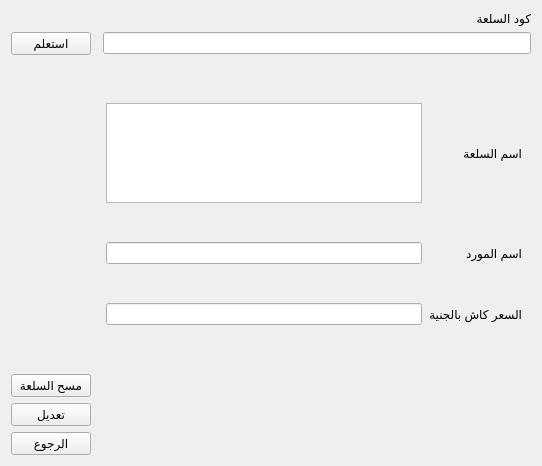
<?xml version="1.0" encoding="UTF-8"?>
<ui version="4.0">
 <class>InqueryDialog</class>
 <widget class="QWidget" name="InqueryDialog">
  <property name="windowModality">
   <enum>Qt::NonModal</enum>
  </property>
  <property name="geometry">
   <rect>
    <x>0</x>
    <y>0</y>
    <width>542</width>
    <height>466</height>
   </rect>
  </property>
  <property name="windowTitle">
   <string>استعلام و تعديل</string>
  </property>
  <layout class="QGridLayout" name="gridLayout">
   <item row="3" column="2" colspan="2">
    <widget class="QWidget" name="infoWidget" native="true">
     <layout class="QGridLayout" name="gridLayout_2">
      <item row="0" column="0">
       <widget class="QTextEdit" name="productNameTextEdit">
        <property name="maximumSize">
         <size>
          <width>16777215</width>
          <height>100</height>
         </size>
        </property>
       </widget>
      </item>
      <item row="0" column="1">
       <widget class="QLabel" name="label_2">
        <property name="text">
         <string>اسم السلعة</string>
        </property>
       </widget>
      </item>
      <item row="1" column="0">
       <widget class="QLineEdit" name="ProviderNameLineEdit"/>
      </item>
      <item row="1" column="1">
       <widget class="QLabel" name="label_3">
        <property name="text">
         <string>اسم المورد</string>
        </property>
       </widget>
      </item>
      <item row="2" column="1">
       <widget class="QLabel" name="label_4">
        <property name="text">
         <string>السعر كاش بالجنية</string>
        </property>
       </widget>
      </item>
      <item row="2" column="0">
       <widget class="QLineEdit" name="priceLineEdit"/>
      </item>
     </layout>
    </widget>
   </item>
   <item row="1" column="3">
    <widget class="QLabel" name="label">
     <property name="maximumSize">
      <size>
       <width>16777215</width>
       <height>50</height>
      </size>
     </property>
     <property name="text">
      <string>كود السلعة</string>
     </property>
    </widget>
   </item>
   <item row="6" column="1">
    <widget class="QPushButton" name="backButton">
     <property name="text">
      <string>الرجوع</string>
     </property>
    </widget>
   </item>
   <item row="2" column="3">
    <widget class="QLineEdit" name="IDlineEdit"/>
   </item>
   <item row="2" column="1">
    <widget class="QPushButton" name="inqueryButton">
     <property name="text">
      <string>استعلم</string>
     </property>
    </widget>
   </item>
   <item row="5" column="1">
    <widget class="QPushButton" name="editButton">
     <property name="text">
      <string>تعديل</string>
     </property>
    </widget>
   </item>
   <item row="4" column="1">
    <widget class="QPushButton" name="deleteButton">
     <property name="text">
      <string>مسح السلعة</string>
     </property>
    </widget>
   </item>
  </layout>
  <action name="actionInquery">
   <property name="text">
    <string>inquery</string>
   </property>
  </action>
  <action name="actionEdit">
   <property name="text">
    <string>edit</string>
   </property>
  </action>
  <action name="actionBack">
   <property name="text">
    <string>back</string>
   </property>
  </action>
  <action name="actionDelete">
   <property name="text">
    <string>delete</string>
   </property>
  </action>
 </widget>
 <resources/>
 <connections>
  <connection>
   <sender>inqueryButton</sender>
   <signal>clicked()</signal>
   <receiver>actionInquery</receiver>
   <slot>trigger()</slot>
   <hints>
    <hint type="sourcelabel">
     <x>46</x>
     <y>39</y>
    </hint>
    <hint type="destinationlabel">
     <x>-1</x>
     <y>-1</y>
    </hint>
   </hints>
  </connection>
  <connection>
   <sender>editButton</sender>
   <signal>clicked()</signal>
   <receiver>actionEdit</receiver>
   <slot>trigger()</slot>
   <hints>
    <hint type="sourcelabel">
     <x>46</x>
     <y>445</y>
    </hint>
    <hint type="destinationlabel">
     <x>-1</x>
     <y>-1</y>
    </hint>
   </hints>
  </connection>
  <connection>
   <sender>backButton</sender>
   <signal>clicked()</signal>
   <receiver>actionBack</receiver>
   <slot>trigger()</slot>
   <hints>
    <hint type="sourcelabel">
     <x>46</x>
     <y>445</y>
    </hint>
    <hint type="destinationlabel">
     <x>-1</x>
     <y>-1</y>
    </hint>
   </hints>
  </connection>
  <connection>
   <sender>deleteButton</sender>
   <signal>clicked()</signal>
   <receiver>actionDelete</receiver>
   <slot>trigger()</slot>
   <hints>
    <hint type="sourcelabel">
     <x>46</x>
     <y>387</y>
    </hint>
    <hint type="destinationlabel">
     <x>-1</x>
     <y>-1</y>
    </hint>
   </hints>
  </connection>
 </connections>
</ui>
